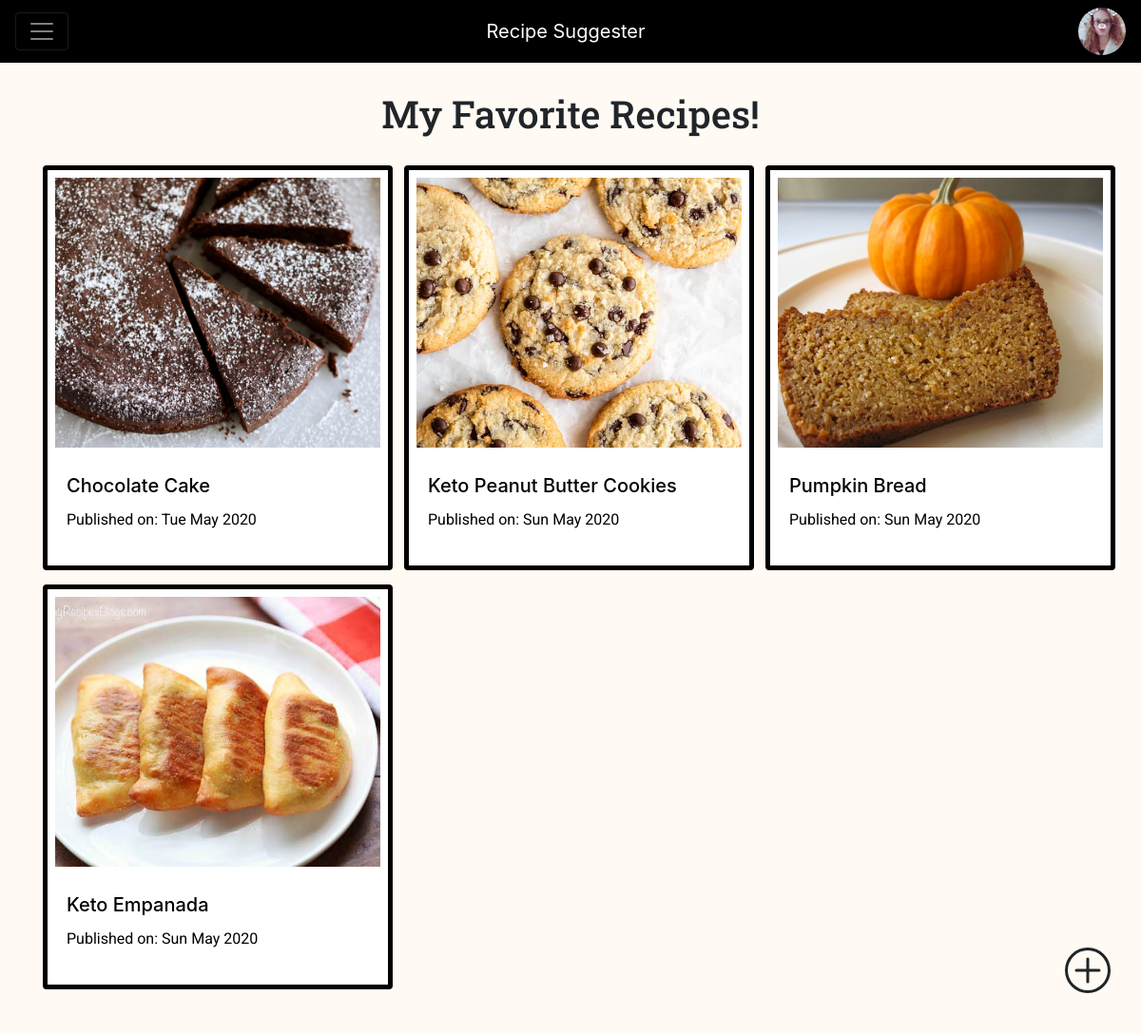
/recipes/ (signed in), run on the app's committed database.
### recipe_app/models.py (models this page shows, shortened)
class UserProfileInfo(models.Model):
    user = models.OneToOneField(User, on_delete=models.CASCADE)
    profile_pic = models.ImageField(upload_to='images', blank=True)

class RecipePost(models.Model):
    author = models.ForeignKey('auth.User', on_delete=models.CASCADE)
    title = models.CharField(max_length=200)
    url = models.URLField(max_length=200, blank=True)
    image = models.ImageField(upload_to='recipe_images', blank=True)
    description = models.TextField(blank=True)
    ingredients = RichTextField(blank=True, null=True)
    create_date = models.DateTimeField(default=timezone.now())
    published_date = models.DateTimeField(blank=True, null=True)

### recipe_app/views.py (the view)
# urls.py: re_path(r'^recipes/$', views.RecipeListView.as_view(), name='recipepost_list'),
class RecipeListView(LoginRequiredMixin, ListView):
    login_url = '/login/'
    redirect_field_name = 'recipe_app/recipepost_list.html'
    model = RecipePost
    def get_queryset(self):
        return RecipePost.objects.filter(create_date__lte=timezone.now()).order_by('-create_date')

### recipe_app/templates/recipe_app/recipepost_list.html (shortened to what this page needs)
{% extends 'recipe_app/base.html' %}
{% block body_block %}
{% load static %}
<div class="container">
    <div class="row">
        <div class="col-lg-12 text-center"><h1 class="list-page-header">My Favorite Recipes!</h1></div>
    </div>
    <div class="row">
    {% for recipe in recipepost_list %}
            <div class="col-lg-4" id="phone-padding">
                <a href="{% url 'recipe_app:recipepost_detail' pk=recipe.pk %}" class="recipe-card-link">
                    <div class="card recipe-card" style="width: 18rem;">
                        {% if recipe.image %}
                            <img class="card-img-top thumbnail" src="{{ recipe.image.url }}">
                        {% endif %}
                        <div class="card-body">
                            <h5 class="card-title">{{recipe.title}}</h5>
                            <p>Published on: {{recipe.create_date|date:"D M Y"}}</p>
                         </div>
                    </div>
                </a>
            </div>
       {% empty %}
        <h3>No recipes added yet!</h3>
    {% endfor %}
    </div>
    <div class="row">
        <div class="fixed-bottom">
            <a href="{% url 'recipe_app:recipe_new' %}" class="add-button">
            </a>
        </div>
    </div>
 </div>
{% endblock %}

### recipe_app/templates/recipe_app/base.html (shortened to what this page needs)
{% load static %}
<!DOCTYPE html>
<html lang="en">
<head>
    <link rel=stylesheet href="{% static 'css/index.css' %}" type="text/css">
    <link rel="stylesheet" href="https://stackpath.bootstrapcdn.com/bootstrap/4.4.1/css/bootstrap.min.css">
</head>
<body>
    <div class="pos-f-t">
      <nav id="base-nav" class="navbar navbar-dark">
        <button class="navbar-toggler" type="button" data-toggle="collapse" data-target="#navbarToggleExternalContent" aria-controls="navbarToggleExternalContent" aria-expanded="false" aria-label="Toggle navigation">
          <span class="navbar-toggler-icon"></span>
        </button>
        <a class="navbar-brand nav-item" href="{% url 'recipe_app:index' %}">Recipe Suggester</a>
          <ul class="nav navbar-nav navbar-right nav-item">
            {% if user.is_authenticated %}
                <li>
                    {% if user.userprofileinfo.profile_pic %}
                        <a><img src="{{user.userprofileinfo.profile_pic.url}}" alt="Avatar" class="avatar"></a>
                    {% else %}
                        <a class="nav-item">Welcome {{ user.username }}</a>
                    {% endif %}
                </li>
            {% endif %}
        </ul>
      </nav>
    </div>
    <div>
       {% block body_block %}
        {% endblock %}
    </div>
</body>
</html>

### recipe_app/static/css/index.css (style rules this page uses)
a p { font-family: 'Roboto', sans-serif; }
body { background-color: #fffaf4 !important; padding-bottom: 40px; }
.avatar { vertical-align: middle; width: 50px; height: 50px; border-radius: 50%; object-fit: cover; }
#base-nav { background-color: black; color: white; }
.nav-item { color: white; text-decoration: none; }
h1 { font-family: 'Roboto Slab', serif; }
.list-page-header { margin-top: 30px; margin-bottom: 30px; }
.thumbnail { padding: .50rem; background-color: #fff; border-radius: .25rem; width: auto; height: 300px; object-fit: cover; }
.recipe-card-link { color: black; }
.card.recipe-card { width: 23rem !important; margin-bottom: 15px; border: 5px solid; }
.add-button { display: inline-block; font-weight: 600; color: #212529; text-align: center; vertical-align: middle; cursor: pointer; -webkit-user-select: none; -moz-user-select: none; -ms-user-select: none; user-select: none; border: 1px solid transparent; padding: .375rem .75rem; font-size: 3rem; line-height: 1.5; border-radius: .25rem; transition: color .15s ease-in-out,background-color .15s ease-in-out,border-color .15s ease-in-out,box-shadow .15s ease-in-out; background-color: transparent; position: absolute; right: 0.4em; bottom: 0.75em; }

### data on the page
RecipePost: image (picture), title "Chocolate Cake", create_date "Tue May 2020"
RecipePost: image (picture), title "Keto Peanut Butter Cookies", create_date "Sun May 2020"
RecipePost: image (picture), title "Pumpkin Bread", create_date "Sun May 2020"
RecipePost: image (picture), title "Keto Empanada", create_date "Sun May 2020"
